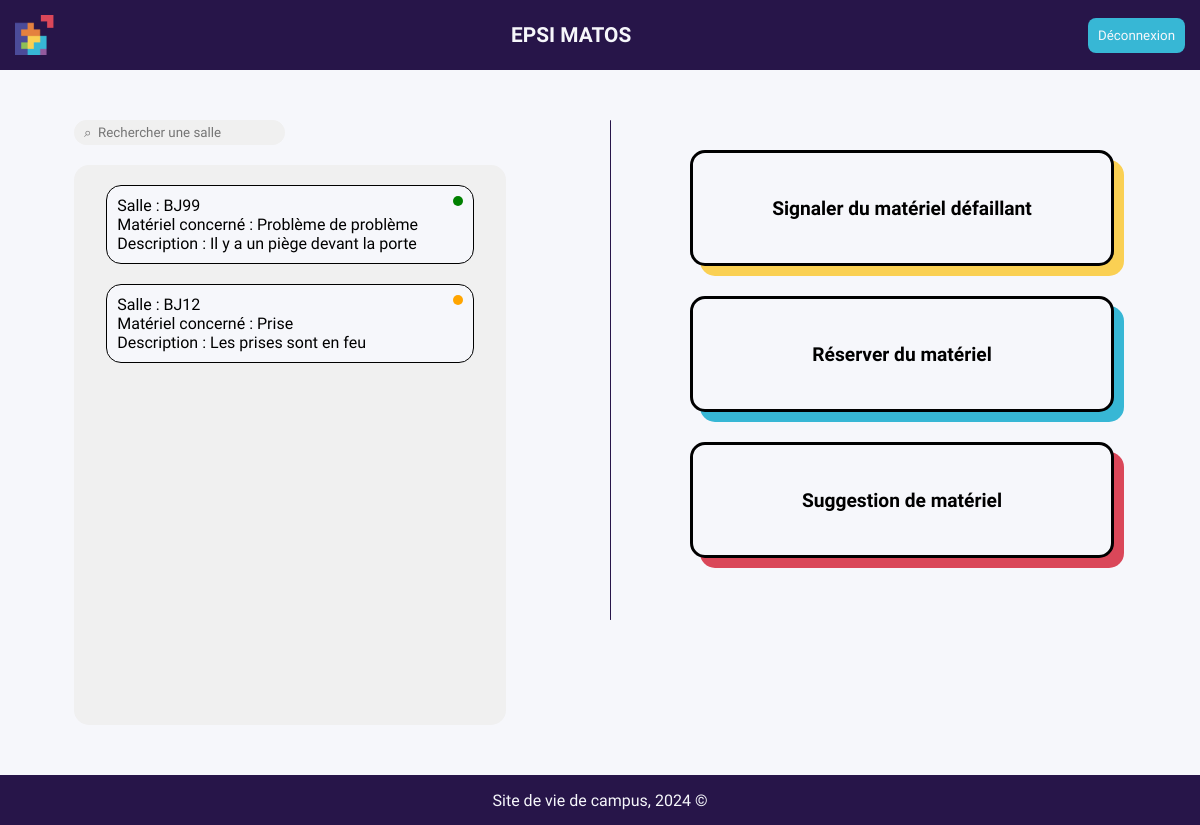
Page / (signed in) on the earlier database version.
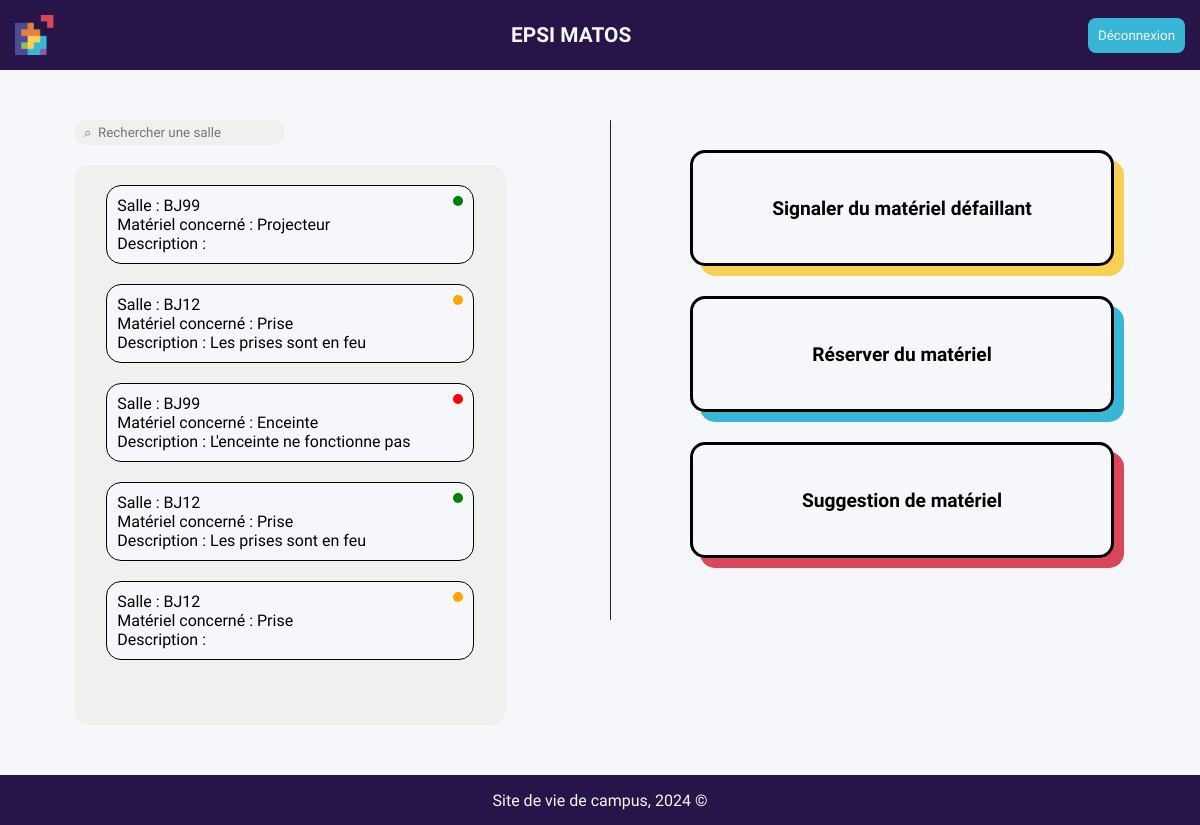
Same page on the later database version.
### tables this page shows
CREATE TABLE signalement(
    id INTEGER PRIMARY KEY AUTOINCREMENT,
    titre TEXT NOT NULL,
    salle TEXT NOT NULL,
    description TEXT NOT NULL,
    etat TEXT NOT NULL,
    id_user INTEGER,
    FOREIGN KEY (id_user) REFERENCES user(id)
);

### __init__.py (the view)
@app.route('/')
def ReadBDD():
    if 'authentifie' in session and session['authentifie']:
        conn = sqlite3.connect('database/database.db')
        cursor = conn.cursor()
        cursor.execute('SELECT titre, salle, description, etat FROM signalement')
        data = cursor.fetchall()
        conn.close()
        return render_template('home.html', data=data)
    else:
        return redirect('/sign_in')

### templates/home.html (shortened to what this page needs)
<!DOCTYPE html>
<html lang="fr">
<head>
    <link rel="stylesheet" type="text/css" href="{{ url_for('static', filename='css/header.css') }}">
    <link rel="stylesheet" type="text/css" href="{{ url_for('static', filename='css/home.css') }}">
</head>
<body>
    {% include 'header.html' %}
    <div id="home-container">
        <div id="left-section">
            <div id="left-items-container">
                <input class="searchbar" type="text" placeholder="⌕  Rechercher une salle">
                <div id="list-reports">
                    {% for row in data %}
                    <div id="report">
                        <div id="report-first-row">
                            Salle : {{ row[1] }}
                            <div id="status-color" class="{{ row[3] }}"></div>
                        </div>
                        <div>Matériel concerné : {{ row[0] }}</div>
                        <div>Description : {{ row[2] }}</div>
                    </div>
                    {% endfor %}
                </div>
            </div>
        </div>
        <div id="home-links">
            <a href="/report">
                <div class="custom-container" id="reports-bloc">
                    Signaler du matériel défaillant
                </div>
            </a>
            <a href="/booking">
                <div class="custom-container" id="bookings-bloc">
                    Réserver du matériel
                </div>
            </a>
            <a href="/suggestion">
                <div class="custom-container" id="suggestions-bloc">
                    Suggestion de matériel
                </div>
            </a>
        </div>
    </div>
</body>
<footer>
    {% include 'footer.html' %}
</footer>
</html>

### templates/header.html
<link rel="stylesheet" href="{{ url_for('static', filename='css/theme.css') }}">
<link rel="stylesheet" href="{{ url_for('static', filename='css/header.css') }}">
<div id="header-container">
    <div id="header-elements">
        <img id="icon" src="{{ url_for('static', filename='assets/epsi-logo.png') }}" alt="EPSI logo">
        <p id="header-title">EPSI MATOS</p>
        <div class="buttons">
            <button id="logout-btn" onclick="location.href='/sign_out'">Déconnexion</button>
        </div>
    </div>
</div>

### templates/footer.html (shortened to what this page needs)
<link rel="stylesheet" href="{{ url_for('static', filename='css/theme.css') }}">
<link rel="stylesheet" href="{{ url_for('static', filename='css/footer.css') }}">
<div id="footer-container">
    <p>Site de vie de campus, 2024 ©</p>
</div>

### static/css/header.css (style rules this page uses)
#header-container { display: flex; align-items: center; height: 70px; width: 100%; background-color: var(--deep-purple); }
#header-elements { width: 100%; display: flex; justify-content: space-between; align-items: center; padding: 0 15px; color: var(--white); }
#icon { height: 40px; }
#header-title { font-size: 1.3rem; font-weight: 600; }
#logout-btn { background-color: var(--blue); color: var(--white); border-style: none; border-radius: 8px; padding: 10px; }

### static/css/home.css (style rules this page uses)
#reports-bloc, #bookings-bloc, #suggestions-bloc { margin: 30px; height: 70px; width: 70%; }
#bookings-bloc { box-shadow: 10px 10px var(--blue); }
#suggestions-bloc { box-shadow: 10px 10px var(--pink); }
#home-container { display: flex; justify-content: space-between; margin-top: 50px; }
#home-links { width: 45%; }
#left-section { display: flex; flex-direction: column; justify-content: space-around; align-items: center; padding-left: 20px; width: 45%; }
#left-items-container { width: 80%; }
.searchbar { background-color: var(--light-grey); color: var(--grey); border-radius: 15px; border-style: none; padding: 5px 10px; margin-bottom: 20px; }
#list-reports { display: flex; flex-direction: column; border-radius: 15px; background-color: var(--light-grey); align-items: center; height: 70vh; width: 100%; }
#report { width: 80%; border-radius: 15px; border: 1px solid var(--black); padding: 10px; background-color: var(--white); margin-top: 20px; }
#report-first-row { display: flex; justify-content: space-between; }
.a-traiter { width: 10px; height: 10px; border-radius: 15px; background-color: red; }
.ferme { width: 10px; height: 10px; border-radius: 15px; background-color: green; }
.en-cours { width: 10px; height: 10px; border-radius: 15px; background-color: orange; }

### static/css/theme.css (style rules this page uses)
:root { --deep-purple: #271549; --blue: #37B7D5; --yellow: #FAD053; --orange: #FF6900; --white: #f6f7fb; --black: #000000; --pink: #DA4759; --light-purple: #BA33D4; --light-grey: #F0F0F0; --grey: #C6C6C6; --dark-grey: #6F6F6F; }
* { font-family: 'Source Sans 3', sans-serif; margin: 0; padding: 0; }
body { background-color: var(--white) }
a { text-decoration: none; color: var(--black); }
.custom-container { border-radius: 15px; background-color: var(--white); border: 3px var(--black) solid; font-size: 1.2em; font-weight: 600; text-align: center; align-content: center; padding: 20px; box-shadow: 10px 10px var(--yellow); transition: ease-in-out 0.3s; }

### static/css/footer.css (style rules this page uses)
#footer-container { display: flex; justify-content: center; align-items: center; height: 50px; width: 100%; margin-top: 50px; background-color: var(--deep-purple); color: var(--white); position: relative; bottom: 0; }

Differences in the rows shown:
changed signalement: titre "Problème de problème" → "Projecteur"; description "Il y a un piège devant la porte" → (not shown)
added signalement: salle "BJ99", titre "Enceinte", description "L'enceinte ne fonctionne pas"
added signalement: salle "BJ12", titre "Prise", description "Les prises sont en feu"
added signalement: salle "BJ12", titre "Prise"
